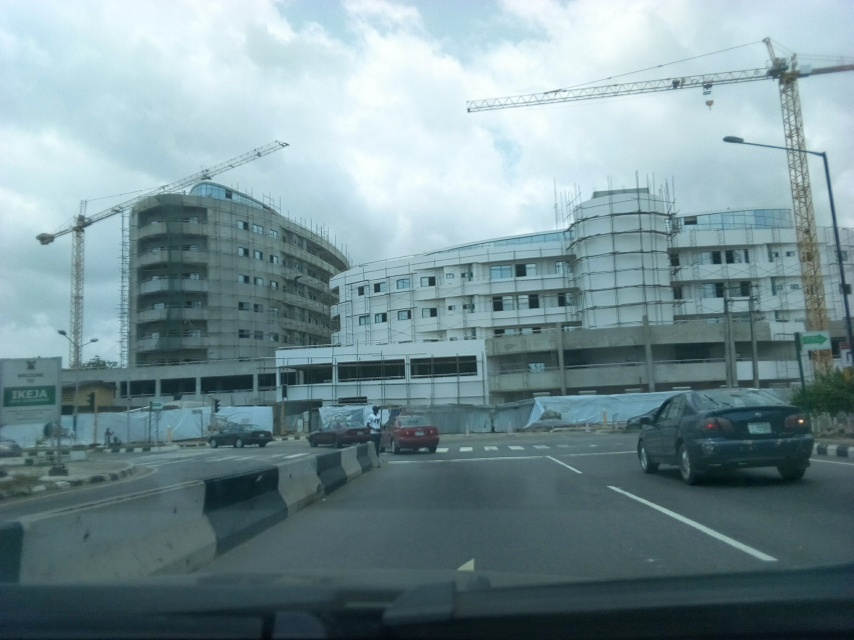
#> input picture images/lag4.jpg, 2560 x 1920 px (shown at 1/3 size)
$ python ImagesAsNumericalData.py
#> lines starting #> are read from the running program, lines starting #| are printed output that depends on the picture

# coding: utf-8

# # Images as Grids of Pixels

# ### Import resources

# In[2]:


import numpy as np
import matplotlib.image as mpimg  # for reading in images

import matplotlib.pyplot as plt
import cv2  # computer vision library

#get_ipython().run_line_magic('matplotlib', 'inline')


# ### Read in and display the image

# In[3]:


# Read in the image
image = mpimg.imread('images/lag4.jpg')
#> image is the input picture: shape (1920, 2560, 3); mean R, G, B 120.6, 145, 150.4

# Print out the image dimensions
print('Image dimensions:', image.shape)
#| Image dimensions: (1920, 2560, 3)

# Change from color to grayscale
gray_image = cv2.cvtColor(image, cv2.COLOR_RGB2GRAY)
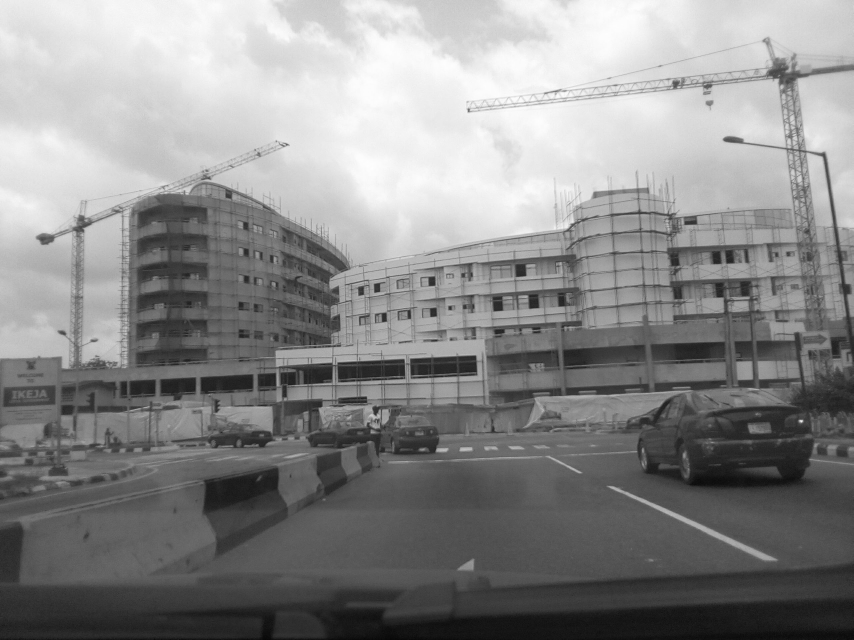
#> gray_image: shape (1920, 2560) (shown at 1/3 size); min 2, max 254, mean 138.3

plt.imshow(gray_image, cmap='gray')


# In[4]:


# Print specific grayscale pixel values
# What is the pixel value at x = 400 and y = 300 (on the body of the car)?

x = 400
y = 300

print(gray_image[y,x])
#| 216


# In[ ]:


#Find the maximum and minimum grayscale values in this image

max_val = np.amax(gray_image)
#> max_val = 254
min_val = np.amin(gray_image)
#> min_val = 2

print('Max: ', max_val)
#| Max:  254
print('Min: ', min_val)
#| Min:  2


# In[ ]:


# Create a 5x5 image using just grayscale, numerical values
tiny_image = np.array([[0, 20, 30, 150, 120],
                      [200, 200, 250, 70, 3],
                      [50, 180, 85, 40, 90],
                      [240, 100, 50, 255, 10],
                      [30, 0, 75, 190, 220]])

# To show the pixel grid, use matshow
plt.matshow(tiny_image, cmap='gray')

## TODO: See if you can draw a tiny smiley face or something else!
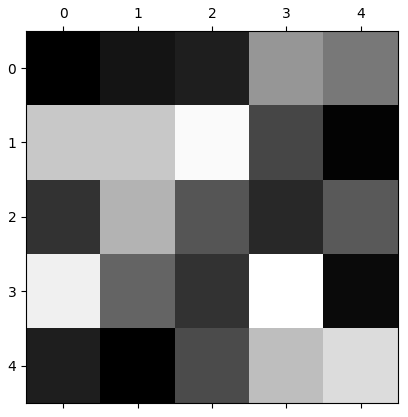
#> figure drawn by matplotlib, 1 panel

$ run again, with images/lag1.jpg copied over images/lag4.jpg
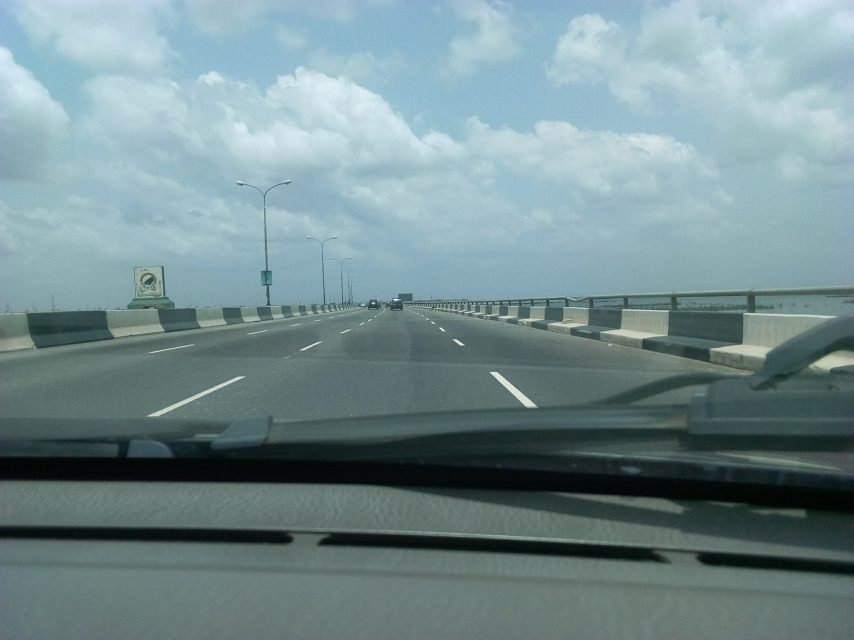
#> input picture images/lag1.jpg, 2560 x 1920 px (shown at 1/3 size)
#> image is the input picture: shape (1920, 2560, 3); mean R, G, B 116.4, 140.4, 143.7
#| Image dimensions: (1920, 2560, 3)
#> `gray_image = cv2.cvtColor(image, cv2.COLOR_RGB2GRAY)`:
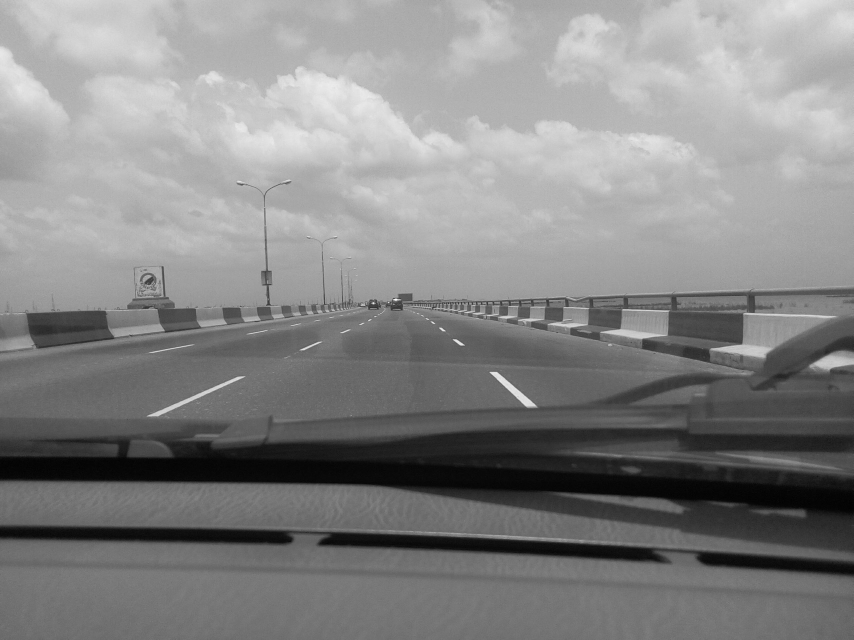
#> gray_image: shape (1920, 2560) (shown at 1/3 size); min 0, max 252, mean 133.6
#| 209
#> max_val = 252
#> min_val = 0
#| Max:  252
#| Min:  0

$ run again, with images/lag2.jpg copied over images/lag4.jpg
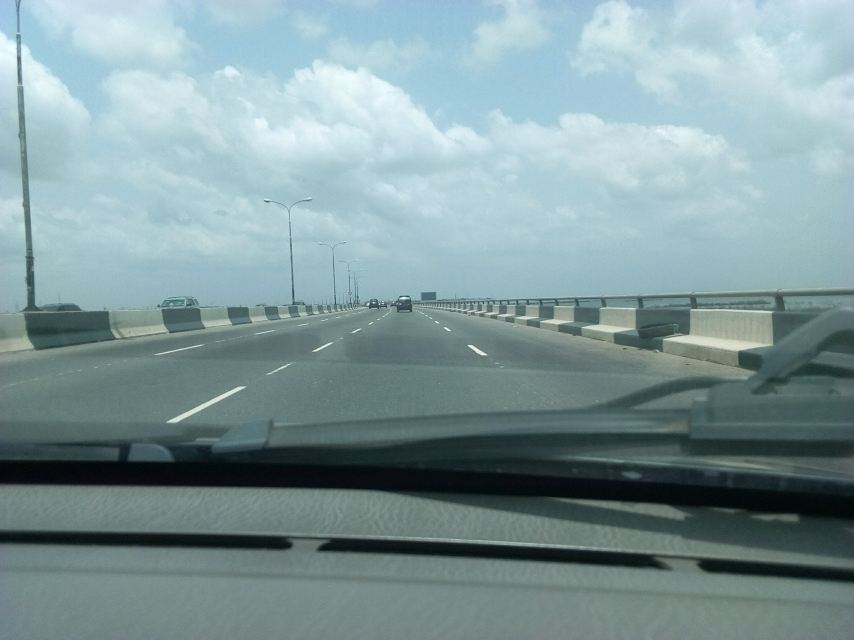
#> input picture images/lag2.jpg, 2560 x 1920 px (shown at 1/3 size)
#> image is the input picture: shape (1920, 2560, 3); mean R, G, B 128.7, 152.7, 155.6
#| Image dimensions: (1920, 2560, 3)
#> `gray_image = cv2.cvtColor(image, cv2.COLOR_RGB2GRAY)`:
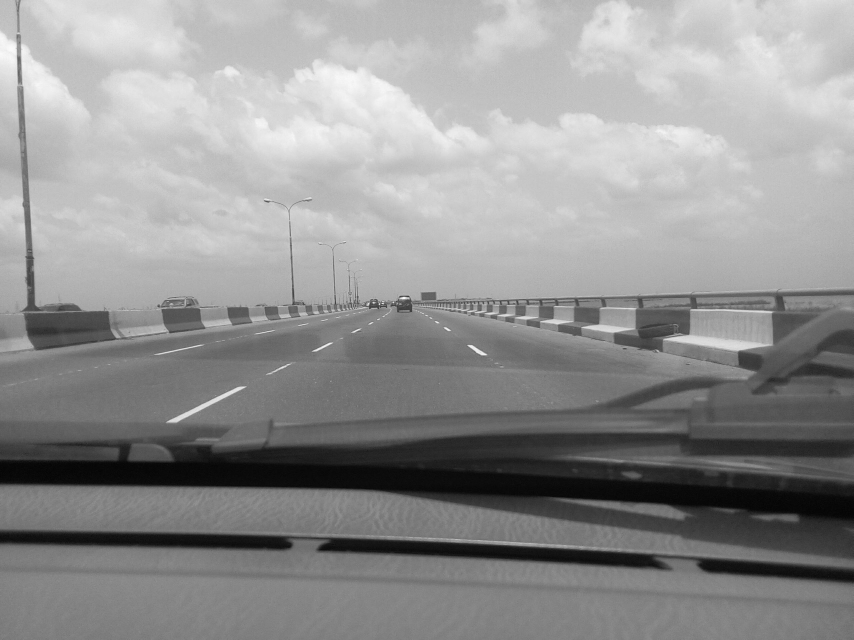
#> gray_image: shape (1920, 2560) (shown at 1/3 size); min 0, max 254, mean 145.8
#| 223
#> max_val = 254
#> min_val = 0
#| Max:  254
#| Min:  0

$ run again, with images/lag3.jpg copied over images/lag4.jpg
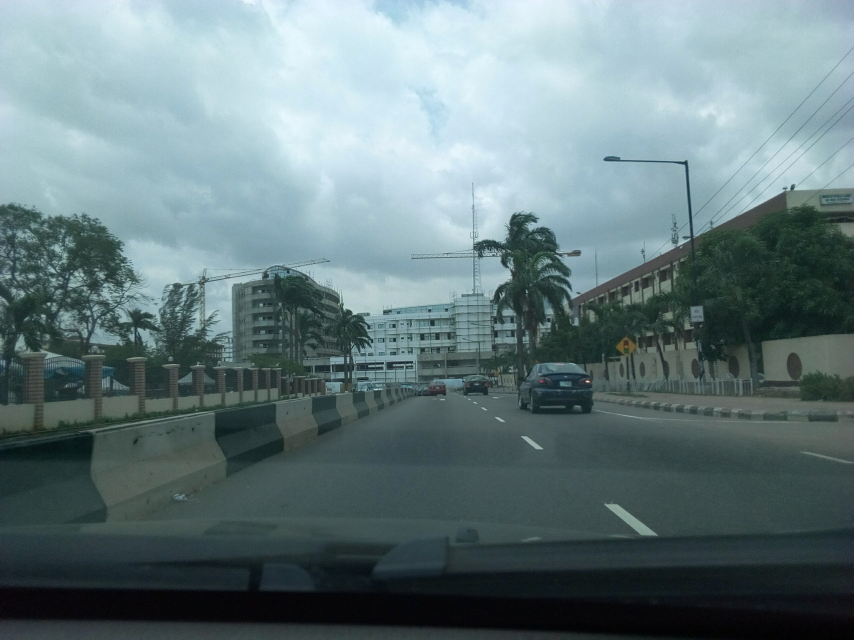
#> input picture images/lag3.jpg, 2560 x 1920 px (shown at 1/3 size)
#> image is the input picture: shape (1920, 2560, 3); mean R, G, B 102.7, 123, 126.1
#| Image dimensions: (1920, 2560, 3)
#> `gray_image = cv2.cvtColor(image, cv2.COLOR_RGB2GRAY)`:
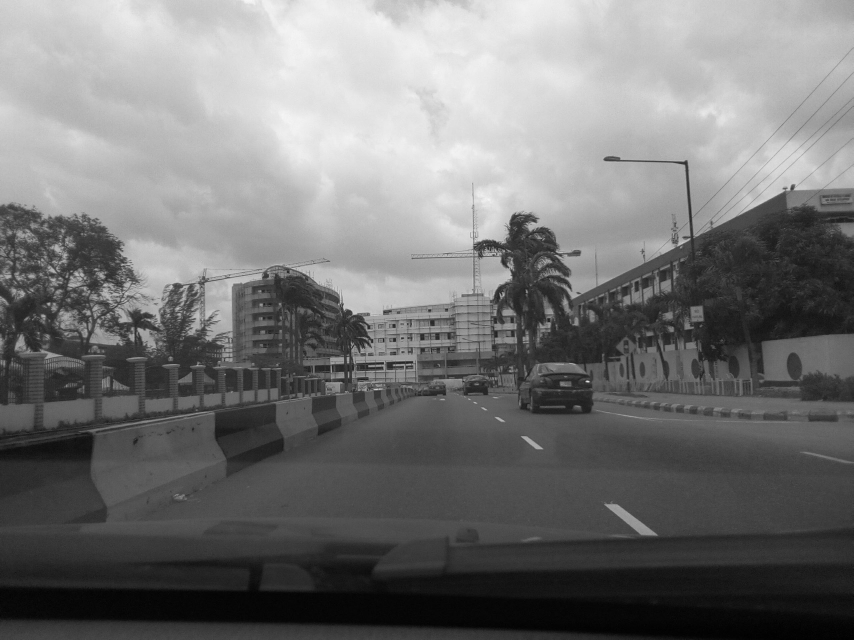
#> gray_image: shape (1920, 2560) (shown at 1/3 size); min 0, max 248, mean 117.3
#| 185
#> max_val = 248
#> min_val = 0
#| Max:  248
#| Min:  0
